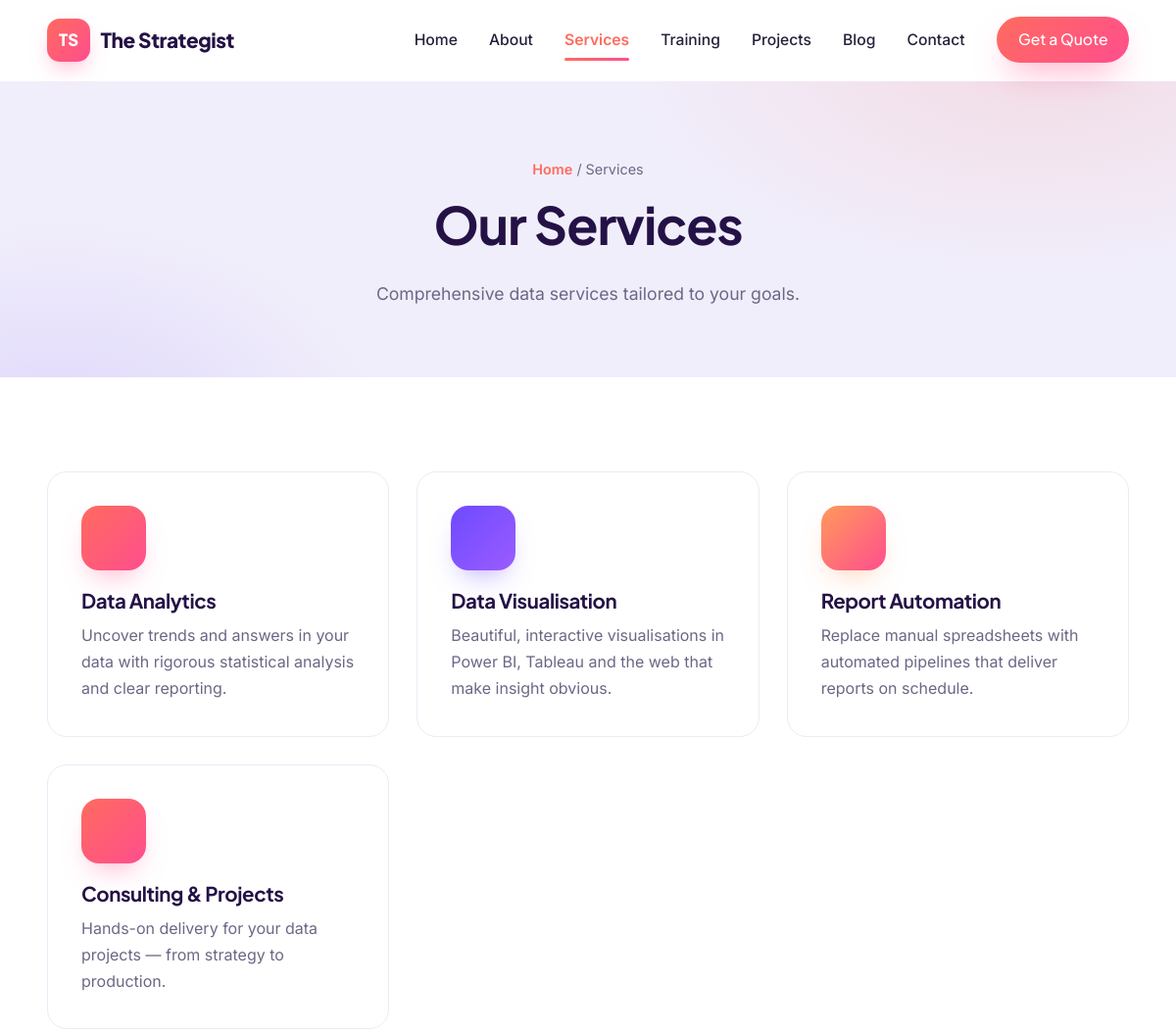
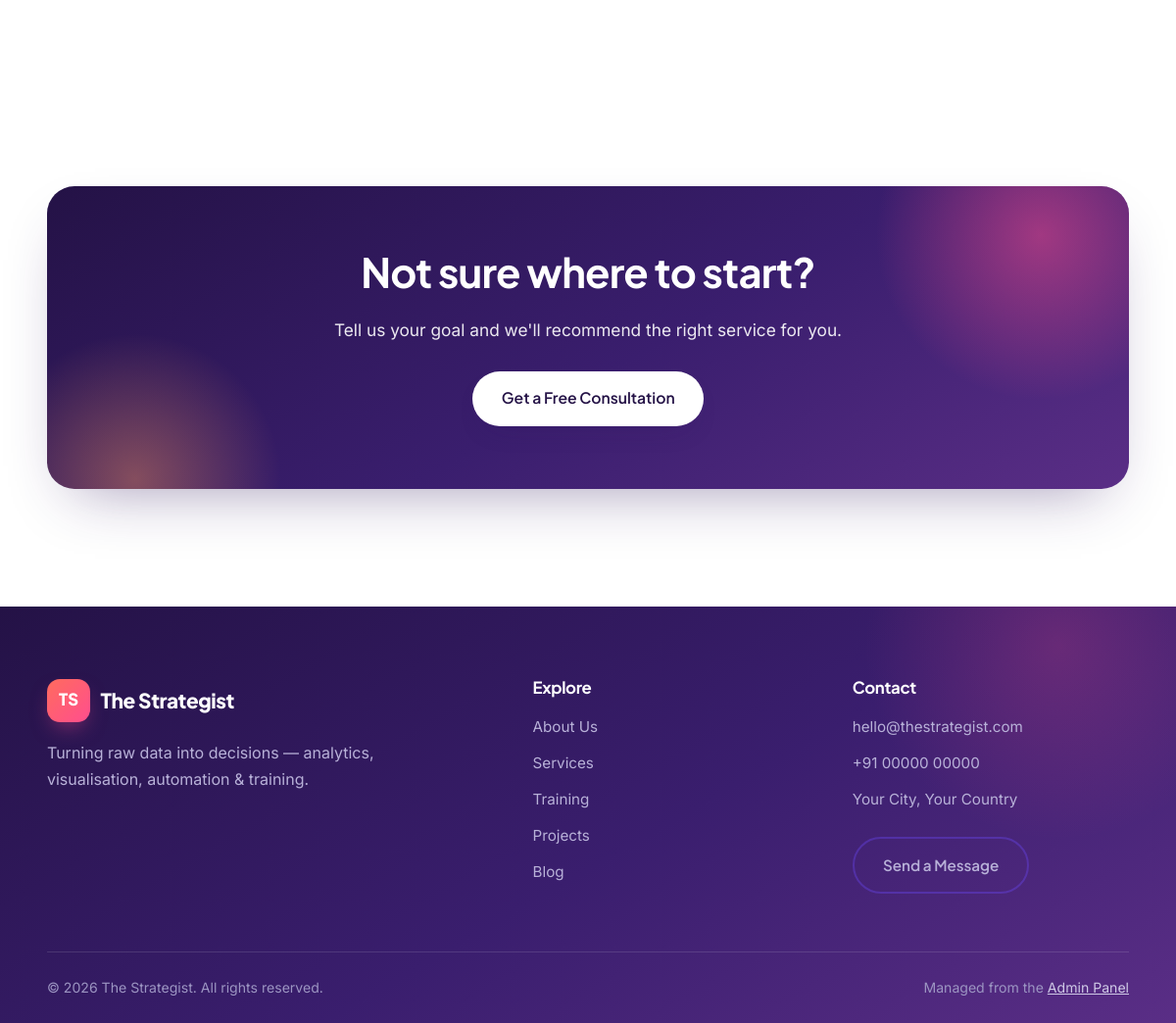
/services.php, run on the app's committed database (2 pictures, top to bottom).
### tables this page shows
CREATE TABLE IF NOT EXISTS `content_blocks` (
  `id`        INT AUTO_INCREMENT PRIMARY KEY,
  `page`      VARCHAR(60)  NOT NULL,
  `block_key` VARCHAR(80)  NOT NULL,
  `label`     VARCHAR(160) NOT NULL,
  `type`      VARCHAR(20)  NOT NULL DEFAULT 'text',   
  `value`     MEDIUMTEXT,
  `sort`      INT NOT NULL DEFAULT 0,
  UNIQUE KEY `page_key` (`page`,`block_key`)
);

CREATE TABLE IF NOT EXISTS `services` (
  `id`          INT AUTO_INCREMENT PRIMARY KEY,
  `title`       VARCHAR(160) NOT NULL,
  `description` TEXT,
  `icon`        VARCHAR(60) DEFAULT 'chart',    
  `image_url`   TEXT,
  `sort`        INT NOT NULL DEFAULT 0,
  `active`      TINYINT(1) NOT NULL DEFAULT 1,
  `created_at`  DATETIME NOT NULL DEFAULT CURRENT_TIMESTAMP
);

### config/db.php (called while the page is built, shortened)
<?php
function db() {
    static $pdo = null;
    if ($pdo === null) {
        $dsn = 'mysql:host=' . DB_HOST . ';dbname=' . DB_NAME . ';charset=utf8mb4';
        try {
            $pdo = new PDO($dsn, DB_USER, DB_PASS, [
                PDO::ATTR_ERRMODE            => PDO::ERRMODE_EXCEPTION,
                PDO::ATTR_DEFAULT_FETCH_MODE => PDO::FETCH_ASSOC,
                PDO::ATTR_EMULATE_PREPARES   => false,
            ]);
        } catch (PDOException $e) {
            if (DEBUG) {
                die('Database connection failed: ' . htmlspecialchars($e->getMessage())
                    . '<br><br>Edit <code>config/config.php</code> with your database details, '
                    . 'and make sure you have imported <code>config/schema.sql</code>.');
            }
            die('The site is temporarily unavailable. Please try again later.');
        }
    }
    return $pdo;
}
function q($sql, $params = []) {
    $st = db()->prepare($sql);
    $st->execute($params);
    return $st;
}
function fetchAll($sql, $params = []) { return q($sql, $params)->fetchAll(); }

### services.php (the view, shortened to what this page needs)
<?php
require_once __DIR__ . '/includes/functions.php';
$services = fetchAll('SELECT * FROM services WHERE active=1 ORDER BY sort, id');
include __DIR__ . '/includes/header.php';
?>
<section class="page-hero">
  <div class="container">
    <div class="breadcrumb"><a href="<?= e(url('index.php')) ?>">Home</a> / Services</div>
    <h1><?= e(block('services','title','Our Services')) ?></h1>
    <p><?= e(block('services','subtitle')) ?></p>
  </div>
</section>
<section>
  <div class="container">
    <?php if ($services): ?>
    <div class="grid-3">
      <?php foreach ($services as $s): ?>
      <div class="card">
        <div class="ic">
          <?php if ($img = resolve_image($s['image_url'])): ?>
            <img src="<?= e($img) ?>" alt="" style="width:34px;height:34px;object-fit:contain">
          <?php else: ?><?= service_icon($s['icon']) ?><?php endif; ?>
        </div>
        <h3><?= e($s['title']) ?></h3>
        <p><?= e($s['description']) ?></p>
      </div>
      <?php endforeach; ?>
    </div>
    <?php else: ?><div class="empty">No services yet. Add them from the admin panel.</div><?php endif; ?>
  </div>
</section>
<section style="background:var(--bg-soft)">
  <div class="container"><div class="cta-band"><h2>Not sure where to start?</h2><p>Tell us your goal and we'll recommend the right service for you.</p><a href="<?= e(url('contact.php')) ?>" class="btn btn-light">Get a Free Consultation</a></div></div>
</section>
<?php include __DIR__ . '/includes/footer.php'; ?>

### includes/functions.php (shortened to what this page needs)
<?php
require_once __DIR__ . '/../config/db.php';
function e($v) { return htmlspecialchars((string)$v, ENT_QUOTES, 'UTF-8'); }
function base_url() {
    $https  = (!empty($_SERVER['HTTPS']) && $_SERVER['HTTPS'] !== 'off');
    $scheme = $https ? 'https' : 'http';
    $host   = $_SERVER['HTTP_HOST'] ?? 'localhost';
    $dir = str_replace('\\', '/', dirname($_SERVER['SCRIPT_NAME'] ?? '/'));
    $dir = rtrim($dir, '/');
    return $scheme . '://' . $host . $dir;
}
function url($path = '') { return base_url() . '/' . ltrim($path, '/'); }
function all_settings() {
    static $cache = null;
    if ($cache === null) {
        $cache = [];
        foreach (fetchAll('SELECT skey, svalue FROM settings') as $r) {
            $cache[$r['skey']] = $r['svalue'];
        }
    }
    return $cache;
}
function setting($key, $default = '') {
    $s = all_settings();
    return array_key_exists($key, $s) && $s[$key] !== null && $s[$key] !== '' ? $s[$key] : $default;
}
function content_map($page) {
    static $cache = [];
    if (!isset($cache[$page])) {
        $cache[$page] = [];
        foreach (fetchAll('SELECT block_key, value, type FROM content_blocks WHERE page = ?', [$page]) as $r) {
            $cache[$page][$r['block_key']] = $r;
        }
    }
    return $cache[$page];
}
function block($page, $key, $default = '') {
    $m = content_map($page);
    if (isset($m[$key]) && $m[$key]['value'] !== null && $m[$key]['value'] !== '') return $m[$key]['value'];
    return $default;
}
function resolve_image($url, $fallback = '') {
    $url = trim((string)$url);
    if ($url === '') return $fallback;
    return $url;
}
function service_icon($key) {
    $c = 'currentColor';
    $icons = [
      'analytics' => '<path d="M4 20V10M10 20V4M16 20v-7M22 20H2"/>',
      'chart'     => '<path d="M3 3v18h18"/><rect x="7" y="10" width="3" height="7"/><rect x="12" y="6" width="3" height="11"/><rect x="17" y="13" width="3" height="4"/>',
      'automation'=> '<circle cx="12" cy="12" r="3"/><path d="M12 2v3M12 19v3M2 12h3M19 12h3M5 5l2 2M17 17l2 2M19 5l-2 2M7 17l-2 2"/>',
      'project'   => '<path d="M3 7h18v13H3z"/><path d="M8 7V4h8v3"/>',
      'data'      => '<ellipse cx="12" cy="5" rx="8" ry="3"/><path d="M4 5v6c0 1.7 3.6 3 8 3s8-1.3 8-3V5M4 11v6c0 1.7 3.6 3 8 3s8-1.3 8-3v-6"/>',
      'gear'      => '<circle cx="12" cy="12" r="3"/><path d="M19 12a7 7 0 0 0-.1-1l2-1.6-2-3.4-2.4 1a7 7 0 0 0-1.7-1L14.5 2h-4l-.3 2.5a7 7 0 0 0-1.7 1l-2.4-1-2 3.4L4.1 11a7 7 0 0 0 0 2l-2 1.6 2 3.4 2.4-1a7 7 0 0 0 1.7 1l.3 2.5h4l.3-2.5a7 7 0 0 0 1.7-1l2.4 1 2-3.4-2-1.6a7 7 0 0 0 .1-1z"/>',
    ];
    $p = $icons[$key] ?? $icons['chart'];
    return '<svg viewBox="0 0 24 24" fill="none" stroke="' . $c . '" stroke-width="1.8" '
         . 'stroke-linecap="round" stroke-linejoin="round" width="34" height="34">' . $p . '</svg>';
}

### assets/css/style.css (style rules this page uses)
*,*::before,*::after { box-sizing:border-box }
:root { --primary:#6D4AFF; --secondary:#FF6B5E; --accent:#FF4E8E; --dark:#241246; --grad-brand:linear-gradient(135deg,var(--primary),var(--secondary)); --grad-cta:linear-gradient(135deg,var(--secondary),var(--accent)); --grad-warm:linear-gradient(135deg,#FF9A5A,var(--accent)); --grad-cool:linear-gradient(135deg,var(--primary),#9B5CFF); --grad-hero:linear-gradient(150deg,var(--dark) 0%,#3A1E6E 55%,#5A2E86 100%); --ink:#26203a; --muted:#6c6785; --line:#ecebf6; --bg:#ffffff; --lav:#f1eefb; --lav-2:#f7f5fe; --radius:20px; --radius-sm:14px; --shadow:0 26px 60px -28px rgba(45,20,90,.45); --shadow-sm:0 12px 30px -16px rgba(45,20,90,.30); --ring:0 0 0 1px rgba(109,74,255,.12); }
html { scroll-behavior:smooth }
body { margin:0;font-family:'Inter',system-ui,sans-serif;color:var(--ink);background:var(--bg); line-height:1.7;-webkit-font-smoothing:antialiased;text-rendering:optimizeLegibility }
h1,h2,h3,h4 { font-family:'Plus Jakarta Sans',sans-serif;color:var(--dark);line-height:1.12; margin:0 0 .5em;letter-spacing:-.02em }
a { color:inherit;text-decoration:none }
.container { width:min(1200px,92%);margin-inline:auto }
section { padding:96px 0 }
.btn { display:inline-flex;align-items:center;gap:.55em;padding:.92em 1.9em;border-radius:999px; font-weight:600;font-family:'Plus Jakarta Sans',sans-serif;cursor:pointer;border:0;font-size:.98rem; transition:transform .25s cubic-bezier(.2,.8,.2,1),box-shadow .25s,filter .25s;will-change:transform }
.btn-light { background:#fff;color:var(--dark);box-shadow:var(--shadow-sm) }
.grid-3 { display:grid;grid-template-columns:repeat(3,1fr);gap:28px }
.card { background:#fff;border:1px solid var(--line);border-radius:var(--radius);padding:34px; transition:transform .3s cubic-bezier(.2,.8,.2,1),box-shadow .3s,border-color .3s;position:relative;overflow:hidden }
.card::before { content:"";position:absolute;inset:0 0 auto 0;height:4px;background:var(--grad-cta); transform:scaleX(0);transform-origin:left;transition:transform .3s }
.card .ic { width:66px;height:66px;border-radius:18px;display:grid;place-items:center;color:#fff; background:var(--grad-cta);margin-bottom:20px;box-shadow:0 14px 28px -12px rgba(255,78,142,.5) }
.grid-3 .card:nth-child(3n+1) .ic { background:var(--grad-cta) }
.grid-3 .card:nth-child(3n+2) .ic { background:var(--grad-cool);box-shadow:0 14px 28px -12px rgba(109,74,255,.5) }
.grid-3 .card:nth-child(3n) .ic { background:var(--grad-warm);box-shadow:0 14px 28px -12px rgba(255,154,90,.5) }
.card h3 { font-size:1.28rem }
.card p { color:var(--muted);margin:0 }
.cta-band { background:var(--grad-hero);border-radius:28px;padding:64px;color:#fff;text-align:center; box-shadow:var(--shadow);position:relative;overflow:hidden }
.cta-band::before { content:"";position:absolute;width:340px;height:340px;border-radius:50%; background:radial-gradient(circle,rgba(255,78,142,.5),transparent 70%);top:-120px;right:-80px }
.cta-band::after { content:"";position:absolute;width:300px;height:300px;border-radius:50%; background:radial-gradient(circle,rgba(255,154,90,.4),transparent 70%);bottom:-140px;left:-60px }
.cta-band > * { position:relative;z-index:1 }
.cta-band h2 { color:#fff;font-size:clamp(1.8rem,3.5vw,2.6rem) }
.cta-band p { opacity:.9;max-width:580px;margin:0 auto 28px;font-size:1.08rem }
.page-hero { position:relative;overflow:hidden;padding:78px 0 70px;text-align:center;background:var(--lav);isolation:isolate }
.page-hero::before { content:"";position:absolute;inset:0;z-index:-1; background:radial-gradient(700px 380px at 88% -10%,rgba(255,107,94,.14),transparent 60%), radial-gradient(600px 400px at 5% 120%,rgba(109,74,255,.14),transparent 55%),var(--lav) }
.page-hero h1 { font-size:clamp(2.2rem,4.8vw,3.3rem) }
.page-hero p { color:var(--muted);max-width:640px;margin:.5em auto 0;font-size:1.1rem }
.breadcrumb { color:var(--muted);font-size:.9rem;margin-bottom:14px }
.breadcrumb a { color:var(--secondary);font-weight:600 }

### data on the page
content_blocks: value "Comprehensive data services tailored to your goals."
services: title "Data Analytics", description "Uncover trends and answers in your data with rigorous statistical analysis and clear reporting."
services: title "Data Visualisation", description "Beautiful, interactive visualisations in Power BI, Tableau and the web that make insight obvious."
services: title "Report Automation", description "Replace manual spreadsheets with automated pipelines that deliver reports on schedule."
services: title "Consulting & Projects", description "Hands-on delivery for your data projects — from strategy to production."

### other printed values
setting('site_name') "The Strategist"
$label "Home"
$label "About"
$label "Services"
$label "Training"
$label "Projects"
$label "Blog"
$label "Contact"
block('services','title','Our Services') "Our Services"
setting('footer_text') "Turning raw data into decisions — analytics, visualisation, automation & training."
$em "hello@thestrategist.com"
$ph "+91 00000 00000"
$ad "Your City, Your Country"
